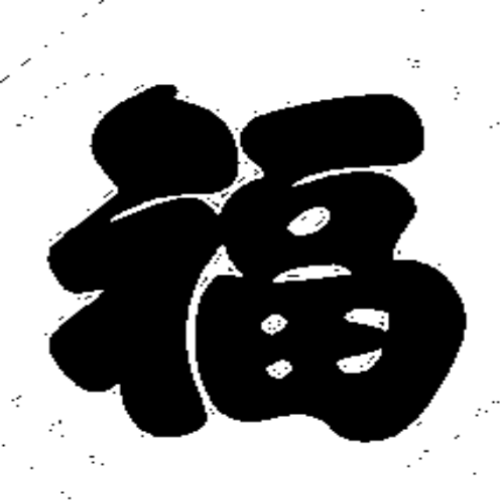
#> input picture extratestdata/1.png, 500 x 500 px
$ python -i feature.py   (imports and definitions only)
#> lines starting #> are read from the running program, lines starting #| are printed output that depends on the picture; after the words box and inside, x2 and y2 are one past the last pixel; in counts of white or black regions, pixels touching at a corner belong together
import cv2
import matplotlib.pyplot as plt
import copy
import matplotlib.patches as patches
import numpy as np
from PIL import Image
from skimage import morphology

def feature(p_path, method='sift', show=True,x_start=0,y_start=0,x_end=500,y_end=500,skeleton=False):
#> called with p_path = 'extratestdata/1.png', method = 'sift', show = True, x_start = 0, y_start = 0, x_end = 500, y_end = 500, skeleton = False
    img = cv2.imread(p_path,cv2.IMREAD_GRAYSCALE)
#> img is the input picture: shape (500, 500); min 0, max 255, mean 148

    ret,img=cv2.threshold(img, 127, 255, cv2.THRESH_BINARY)
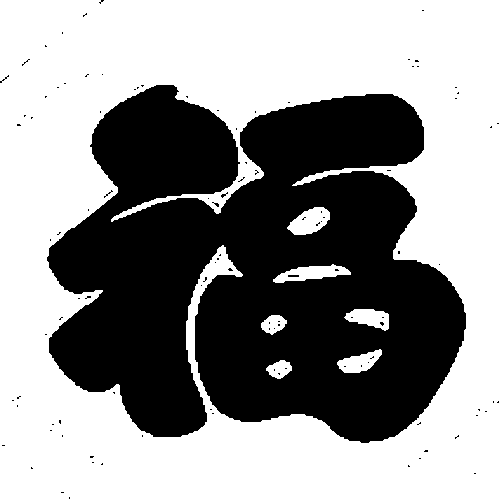
#> img: shape (500, 500); 58.1% white; 108 black regions (106 under 20 px), largest, box (x1, y1, x2, y2) and area: (47, 85, 466, 443) 104260, (288, 275, 299, 277) 22
    if skeleton:
        img=255-img

        #实施骨架算法
        skeleton =morphology.skeletonize(img)

        skeleton=255-skeleton
        img=255-img
        skeleton[skeleton!=255]=0
        img=skeleton.astype(np.uint8)

    img = img[x_start:x_end,y_start:y_end]
    if method == 'sift':
        sift = cv2.SIFT_create()
        kp, des = sift.detectAndCompute(img, None)
#> kp = 188 keypoints; strongest (x, y, size): (230, 269, 2.2), (382, 323, 2.4), (217, 205, 2.4), (223, 195, 2.4)
        kp_image1 = cv2.drawKeypoints(img, kp, None)
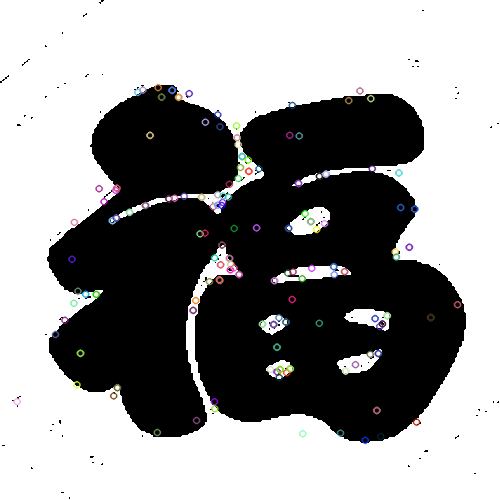
#> kp_image1: shape (500, 500, 3); mean of channels 0, 1, 2 148.1, 148, 148.1; drawn as B, G, R
        if show:
            plt.figure()
            plt.imshow(kp_image1)
            plt.show()
        return sift.detectAndCompute(img, None)

    if method == 'surf':
        surf = cv2.xfeatures2d.SURF_create(4000)
        kp, des = surf.detectAndCompute(img, None)
        img1 = cv2.drawKeypoints(img, kp, None, (255, 0, 0), 4)
        if show:
            plt.imshow(img1)
            plt.show()
        return surf.detectAndCompute(img, None)

    if method == 'orb':
        orb = cv2.ORB_create()
        kp, des = orb.detectAndCompute(img, None)
        return orb.detectAndCompute(img, None)

    if method == 'shi-tomasi':
        corners = cv2.goodFeaturesToTrack(img, 30, 0.3, 5)  # 返回的结果是 [[ a., b.]] 两层括号的数组。
        if show:
            for i in corners:
                x, y = i.ravel()
                x = int(x)
                y = int(y)
                cv2.circle(img, (x, y), 5, 170, -1)  # 在角点处画圆，半径为2，红色，线宽默认，利于显示
            plt.imshow(img)
            plt.show()
        return corners

    if method == 'hog':
        block_size = (16, 16)  # 每个块的大小
        block_stride = (8, 8)  # 每次移动的距离
        cell_size = (8, 8)  # 每个块里的小格子的大小
        bins = 9
        x_cells = img.shape[1] // cell_size[0]
        y_cells = img.shape[0] // cell_size[1]
        n1 = int(block_size[0] / cell_size[0])
        n2 = int(block_size[1] / cell_size[1])
        win_size = (x_cells * cell_size[0], y_cells * cell_size[1])
        hog = cv2.HOGDescriptor(win_size, block_size, block_stride, cell_size, bins)
        # [4 lines of commented-out code are left out]
        test_hog = hog.compute(img)
        tot_bx = int(x_cells - n1 + 1)
        tot_by = int(y_cells - n2 + 1)
        hog_descriptor_reshaped = test_hog.reshape(tot_bx, tot_by, n1, n2, bins).transpose((1, 0, 2, 3, 4))

        if show:

            ave_grad = np.zeros((y_cells, x_cells, bins))
            hist_counter = np.zeros((y_cells, x_cells, 1))
            for i in range(n1):
                for j in range(n2):
                    ave_grad[i:tot_by + i, j:tot_bx + j] += hog_descriptor_reshaped[:, :, i, j, :]

                    hist_counter[i:tot_by + i, j:tot_bx + j] += 1
            ave_grad /= hist_counter
            len_vecs = ave_grad.shape[0] * ave_grad.shape[1] * ave_grad.shape[2]
            deg = np.linspace(0, np.pi, bins, endpoint=False)
            U = np.zeros(len_vecs)
            V = np.zeros(len_vecs)
            X = np.zeros(len_vecs)
            Y = np.zeros(len_vecs)
            counter = 0

            for i in range(ave_grad.shape[0]):
                for j in range(ave_grad.shape[1]):
                    for k in range(ave_grad.shape[2]):
                        U[counter] = ave_grad[i, j, k] * np.cos(deg[k])
                        V[counter] = ave_grad[i, j, k] * np.sin(deg[k])

                        X[counter] = (cell_size[0] / 2) + (cell_size[0] * i)
                        Y[counter] = (cell_size[1] / 2) + (cell_size[1] * j)

                        counter = counter + 1
            angle_axis = np.linspace(0, 180, bins, endpoint=False)
            angle_axis += ((angle_axis[1] - angle_axis[0]) / 2)
            fig, ((a, b), (c, d)) = plt.subplots(2, 2)

            # Set the title of each subplot
            a.set(title='Gray Scale Image\n(Click to Zoom)')
            b.set(title='HOG Descriptor\n(Click to Zoom)')
            c.set(title='Zoom Window', xlim=(0, 18), ylim=(0, 18), autoscale_on=False)
            d.set(title='Histogram of Gradients')

            a.imshow(img, cmap='gray')
            a.set_aspect(aspect=1)

            b.quiver(Y, X, U, V, color='white', headwidth=0, headlength=0, scale_units='inches', scale=5)
            b.invert_yaxis()
            b.set_aspect(aspect=1)
            b.set_facecolor('black')

            # [71 lines left out: function onpress, not called in this run]

            # Create a connection between the figure and the mouse click
            fig.canvas.mpl_connect('button_press_event', onpress)

            plt.show()

        return hog_descriptor_reshaped


# [45 lines left out: function match, not called in this run]

>>> result = feature('extratestdata/1.png')

$ run again, on extratestdata/2.png
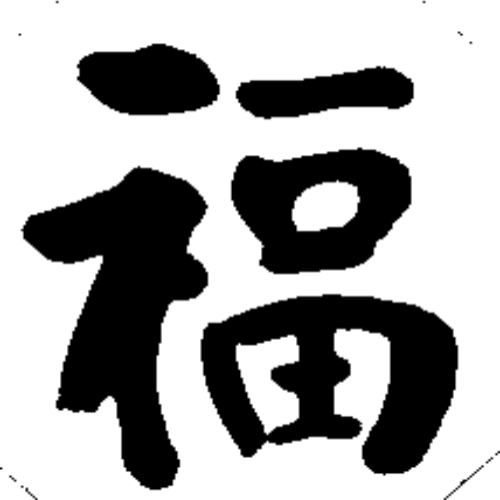
#> input picture extratestdata/2.png, 500 x 500 px
#> in feature, img is the input picture: shape (500, 500); min 0, max 255, mean 168.1
#> in feature, `ret,img=cv2.threshold(img, 127, 255, cv2.THRESH_BINARY)`:
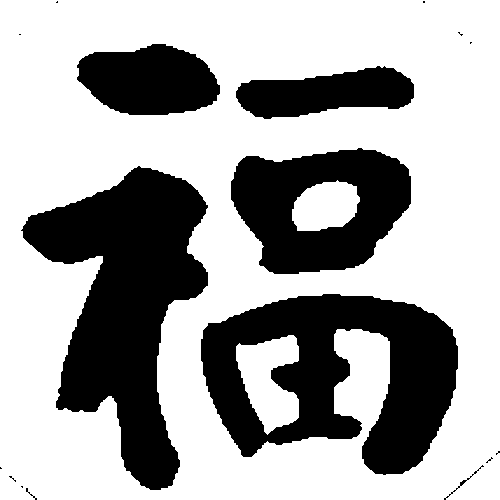
#> img: shape (500, 500); 65.9% white; 17 black regions (10 under 20 px), largest, box (x1, y1, x2, y2) and area: (21, 166, 208, 490) 29980, (201, 294, 458, 475) 26537, (231, 148, 411, 274) 14682
#> kp = 141 keypoints; strongest (x, y, size): (325, 207, 33.2), (461, 483, 2.6), (385, 88, 32.3), (464, 481, 2.2)
#> in feature, `kp_image1 = cv2.drawKeypoints(img, kp, None)`:
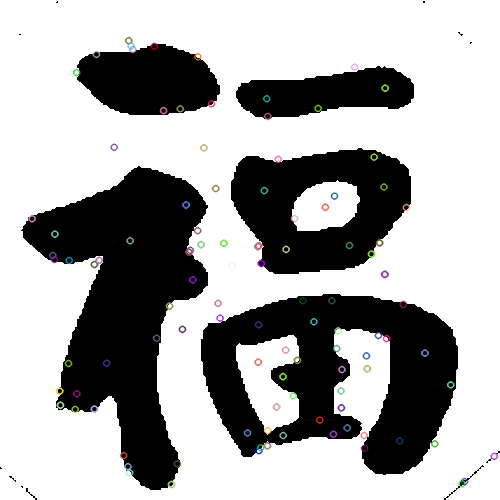
#> kp_image1: shape (500, 500, 3); mean of channels 0, 1, 2 168.1, 168.2, 168.2; drawn as B, G, R

$ run again, on extratestdata/3.png
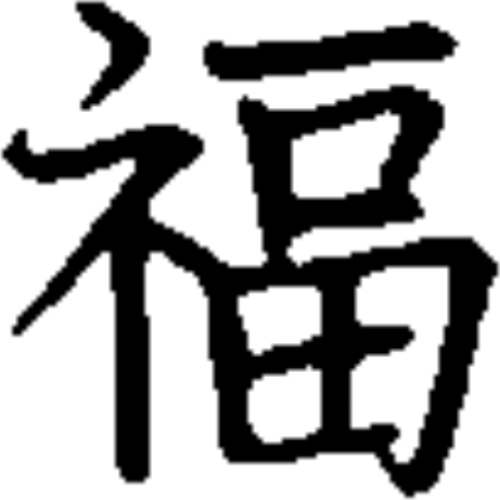
#> input picture extratestdata/3.png, 500 x 500 px
#> in feature, img is the input picture: shape (500, 500); min 0, max 255, mean 168.1
#> in feature, `ret,img=cv2.threshold(img, 127, 255, cv2.THRESH_BINARY)`:
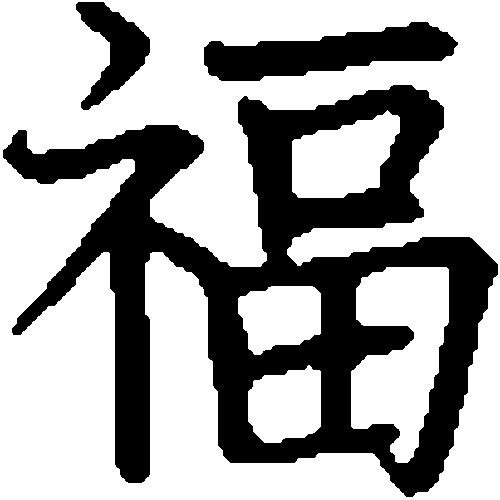
#> img: shape (500, 500); 65.7% white; 3 black regions, box (x1, y1, x2, y2) and area: (3, 85, 498, 497) 73541, (204, 22, 458, 81) 8434, (76, 2, 150, 110) 3653
#> kp = 460 keypoints; strongest (x, y, size): (133, 459, 27.7), (224, 61, 26.8), (282, 316, 40.7), (425, 42, 29.3)
#> in feature, `kp_image1 = cv2.drawKeypoints(img, kp, None)`:
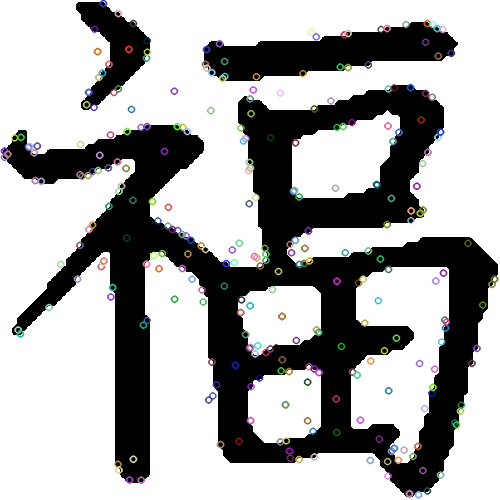
#> kp_image1: shape (500, 500, 3); mean of channels 0, 1, 2 167.6, 167.6, 167.6; drawn as B, G, R
